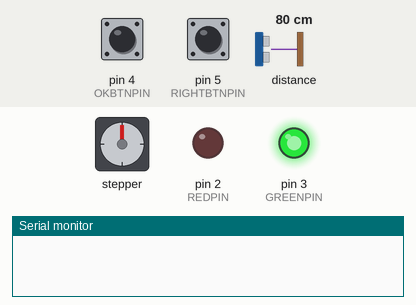
This sketch was run on a simulated Arduino Uno, built with avr-gcc and run on an emulated ATmega328P. On the bench: stepper motor, output pins drawn as LEDs (lit = HIGH), the last lines printed to the serial monitor. The inputs (shaded band) are chosen by the test bench; at power-on: pin 4 (OKBTNPIN) LOW, pin 5 (RIGHTBTNPIN) LOW, distance to the obstacle 80 cm. Stepper angles assume 2038 steps per turn.

Above: at 1.2 s.
1.3 s: pin 4 (OKBTNPIN) pulled HIGH for 0.15 s
At 1.55 s:
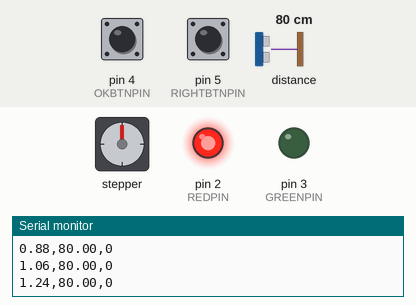
At 5.08 s:
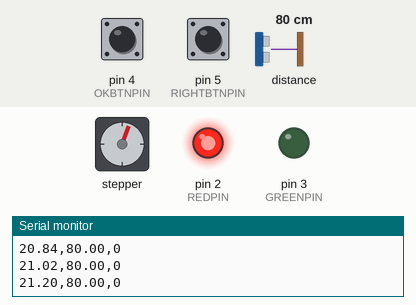
Timing chart, 0 to 24.1 s (numbered marks = the images above; inputs shaded):
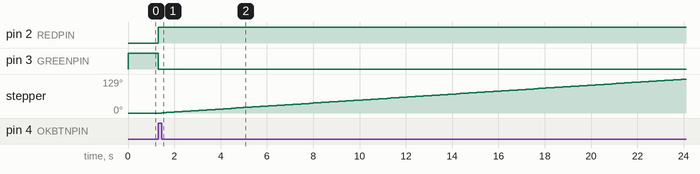

Measured:
- after the input at 1.3 s, pin 2 (REDPIN): LOW → HIGH at once; pin 3 (GREENPIN): HIGH → LOW at once; stepper: keeps turning clockwise at about 6°/s, starting after 0.17 s

The sketch:

LidarScanner.ino
```cpp
/*
 * Lidar Scanner
 *
 * Description: Performs Lidar scan of a geological mines, creating a cylindrical set of codes,
 *              that we later convert into rectangular set of coordinates.
 *
 * Stepper Motor:
 *           Using 28BYJ-48 Stepper Motor with ULN2003 Driver and Arduino. The 28BYJ-48 is a 5-wire unipolar stepper motor.
 *           There are 2037.8864 ~ 2038 steps per revolution.
 *
 * NB: for better control, keep the speed high and only go a few steps each call to step() of the motor.
 */

#include <Stepper.h>
#include <LIDARLite.h>

#define REDPIN 2
#define GREENPIN 3
#define OKBTNPIN 4
#define RIGHTBTNPIN 5
// stepper motor driver control inputs
#define IN1 8
#define IN2 9
#define IN3 10
#define IN4 11

// constants and variables
const int STEPS = 2038;  // steps per revolution/ we have a 2038 step motor @ step is 0.1767 degrees
const int RPMSPEED = 1;  // speed of rotation in RPM
// Maximum and minimum distances ranges in cm
const int MIN_DIST = 30;
const int MAX_DIST = 5000;

// number of Lidar-lite measurement iterations
const int iterations = 5;

double dist_r = 0.0;
int intervals_z = 0;
double theta = 0.0;
double angle_interval = 360.0 / STEPS; // 0.1767 degress per step.
int steps_interval = 1;

bool scanning = false;
bool canMove = true;

// Object devices instances
Stepper stepperMotor(STEPS, IN1, IN2, IN3, IN4);
LIDARLite lidar;

void setup() {
  Serial.begin(115200);

  // set stepper motor speed in RPM.
//  stepperMotor.setSpeed(RPMSPEED); // sets the delay between steps
  lidar.begin(0, true); // set at 400KHz
  lidar.configure(0); // default mode - Balanced performance

  pinMode(REDPIN, OUTPUT);
  pinMode(GREENPIN, OUTPUT);
  pinMode(OKBTNPIN, INPUT);
  pinMode(RIGHTBTNPIN, INPUT);

  angle_interval = angle_interval * steps_interval;
}

void loop() {

  if (digitalRead(OKBTNPIN)) {
    scanning = true;
    canMove = false;
  }

   if (digitalRead(RIGHTBTNPIN)) {
    if (canMove){
      stepperMotor.step(steps_interval);
      delay(20);
    }
   }

  if (canMove) {
    adjustmentMode();
  }

  if (scanning) {
    lidarScan();
  }

}

void lidarScan() {
  redON();
  greenOFF();

  dist_r = lidar.distance(false); // receiver bias correction set to false for faster measurements
//  dist_r = mean_distance();
  stepperMotor.step(steps_interval); // turns motor n steps at N RPM.

  Serial.print(theta);
  Serial.print(",");
  Serial.print(dist_r);
  Serial.print(",");
  Serial.print(intervals_z);
  Serial.print("\n");
  delay(20);
  theta += angle_interval;

  if (theta >= 360) {
    theta = 0.0;
    increment_z_intervals();
    scanning = false;
    canMove = true;
  }

}

double mean_distance() {
  int num_valid_measurements = 0;
  double sum = 0.0;

  for (int i = 0; i < iterations; i++) {
    dist_r = lidar.distance(false);
    // check that distance falls within the Lidar range (30 cm - 5000 cm)
    if (dist_r > MIN_DIST and dist_r < MAX_DIST) {
      sum += dist_r;
      num_valid_measurements += 1;
    }
  }

  return (double)sum / (double)num_valid_measurements;
}

void adjustmentMode() {
  redOFF();
  greenON();
}

void increment_z_intervals() {
  delay(500);
  intervals_z += 1;
}

void redON() {
  digitalWrite(REDPIN, HIGH);
}

void redOFF() {
  digitalWrite(REDPIN, LOW);
}

void greenON() {
  digitalWrite(GREENPIN, HIGH);
}

void greenOFF() {
  digitalWrite(GREENPIN, LOW);
}
```
